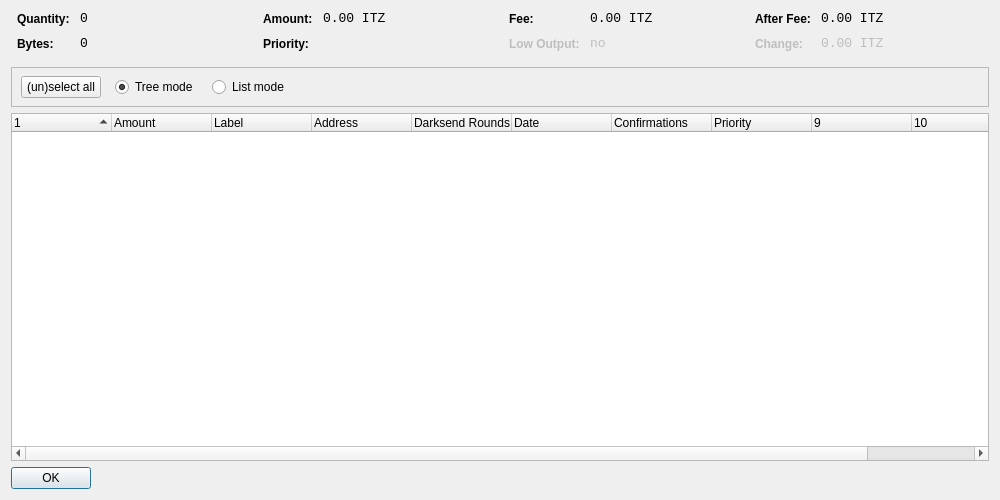
<?xml version="1.0" encoding="UTF-8"?>
<ui version="4.0">
 <class>CoinControlDialog</class>
 <widget class="QDialog" name="CoinControlDialog">
  <property name="geometry">
   <rect>
    <x>0</x>
    <y>0</y>
    <width>1000</width>
    <height>500</height>
   </rect>
  </property>
  <property name="windowTitle">
   <string>Coin Control</string>
  </property>
  <layout class="QVBoxLayout" name="verticalLayout">
   <item>
    <layout class="QHBoxLayout" name="horizontalLayoutTop" stretch="0,0,0,0">
     <property name="topMargin">
      <number>0</number>
     </property>
     <property name="bottomMargin">
      <number>10</number>
     </property>
     <item>
      <layout class="QFormLayout" name="formLayoutCoinControl1">
       <property name="horizontalSpacing">
        <number>10</number>
       </property>
       <property name="verticalSpacing">
        <number>10</number>
       </property>
       <property name="leftMargin">
        <number>6</number>
       </property>
       <property name="rightMargin">
        <number>6</number>
       </property>
       <item row="0" column="0">
        <widget class="QLabel" name="labelCoinControlQuantityText">
         <property name="styleSheet">
          <string notr="true">font-weight:bold;</string>
         </property>
         <property name="text">
          <string>Quantity:</string>
         </property>
        </widget>
       </item>
       <item row="0" column="1">
        <widget class="QLabel" name="labelCoinControlQuantity">
         <property name="font">
          <font>
           <family>Monospace</family>
           <pointsize>10</pointsize>
          </font>
         </property>
         <property name="cursor">
          <cursorShape>IBeamCursor</cursorShape>
         </property>
         <property name="contextMenuPolicy">
          <enum>Qt::ActionsContextMenu</enum>
         </property>
         <property name="text">
          <string notr="true">0</string>
         </property>
         <property name="textInteractionFlags">
          <set>Qt::LinksAccessibleByMouse|Qt::TextSelectableByKeyboard|Qt::TextSelectableByMouse</set>
         </property>
        </widget>
       </item>
       <item row="1" column="0">
        <widget class="QLabel" name="labelCoinControlBytesText">
         <property name="styleSheet">
          <string notr="true">font-weight:bold;</string>
         </property>
         <property name="text">
          <string>Bytes:</string>
         </property>
        </widget>
       </item>
       <item row="1" column="1">
        <widget class="QLabel" name="labelCoinControlBytes">
         <property name="font">
          <font>
           <family>Monospace</family>
           <pointsize>10</pointsize>
          </font>
         </property>
         <property name="cursor">
          <cursorShape>IBeamCursor</cursorShape>
         </property>
         <property name="contextMenuPolicy">
          <enum>Qt::ActionsContextMenu</enum>
         </property>
         <property name="text">
          <string notr="true">0</string>
         </property>
         <property name="textInteractionFlags">
          <set>Qt::LinksAccessibleByMouse|Qt::TextSelectableByKeyboard|Qt::TextSelectableByMouse</set>
         </property>
        </widget>
       </item>
      </layout>
     </item>
     <item>
      <layout class="QFormLayout" name="formLayoutCoinControl2">
       <property name="horizontalSpacing">
        <number>10</number>
       </property>
       <property name="verticalSpacing">
        <number>10</number>
       </property>
       <property name="leftMargin">
        <number>6</number>
       </property>
       <property name="rightMargin">
        <number>6</number>
       </property>
       <item row="0" column="0">
        <widget class="QLabel" name="labelCoinControlAmountText">
         <property name="styleSheet">
          <string notr="true">font-weight:bold;</string>
         </property>
         <property name="text">
          <string>Amount:</string>
         </property>
        </widget>
       </item>
       <item row="0" column="1">
        <widget class="QLabel" name="labelCoinControlAmount">
         <property name="font">
          <font>
           <family>Monospace</family>
           <pointsize>10</pointsize>
          </font>
         </property>
         <property name="cursor">
          <cursorShape>IBeamCursor</cursorShape>
         </property>
         <property name="contextMenuPolicy">
          <enum>Qt::ActionsContextMenu</enum>
         </property>
         <property name="text">
          <string notr="true">0.00 ITZ</string>
         </property>
         <property name="textInteractionFlags">
          <set>Qt::LinksAccessibleByMouse|Qt::TextSelectableByKeyboard|Qt::TextSelectableByMouse</set>
         </property>
        </widget>
       </item>
       <item row="1" column="0">
        <widget class="QLabel" name="labelCoinControlPriorityText">
         <property name="styleSheet">
          <string notr="true">font-weight:bold;</string>
         </property>
         <property name="text">
          <string>Priority:</string>
         </property>
        </widget>
       </item>
       <item row="1" column="1">
        <widget class="QLabel" name="labelCoinControlPriority">
         <property name="font">
          <font>
           <family>Monospace</family>
           <pointsize>10</pointsize>
          </font>
         </property>
         <property name="cursor">
          <cursorShape>IBeamCursor</cursorShape>
         </property>
         <property name="contextMenuPolicy">
          <enum>Qt::ActionsContextMenu</enum>
         </property>
         <property name="text">
          <string/>
         </property>
         <property name="textInteractionFlags">
          <set>Qt::LinksAccessibleByMouse|Qt::TextSelectableByKeyboard|Qt::TextSelectableByMouse</set>
         </property>
        </widget>
       </item>
      </layout>
     </item>
     <item>
      <layout class="QFormLayout" name="formLayoutCoinControl3">
       <property name="horizontalSpacing">
        <number>10</number>
       </property>
       <property name="verticalSpacing">
        <number>10</number>
       </property>
       <property name="leftMargin">
        <number>6</number>
       </property>
       <property name="rightMargin">
        <number>6</number>
       </property>
       <item row="0" column="0">
        <widget class="QLabel" name="labelCoinControlFeeText">
         <property name="styleSheet">
          <string notr="true">font-weight:bold;</string>
         </property>
         <property name="text">
          <string>Fee:</string>
         </property>
        </widget>
       </item>
       <item row="0" column="1">
        <widget class="QLabel" name="labelCoinControlFee">
         <property name="font">
          <font>
           <family>Monospace</family>
           <pointsize>10</pointsize>
          </font>
         </property>
         <property name="cursor">
          <cursorShape>IBeamCursor</cursorShape>
         </property>
         <property name="contextMenuPolicy">
          <enum>Qt::ActionsContextMenu</enum>
         </property>
         <property name="text">
          <string notr="true">0.00 ITZ</string>
         </property>
         <property name="textInteractionFlags">
          <set>Qt::LinksAccessibleByMouse|Qt::TextSelectableByKeyboard|Qt::TextSelectableByMouse</set>
         </property>
        </widget>
       </item>
       <item row="1" column="0">
        <widget class="QLabel" name="labelCoinControlLowOutputText">
         <property name="enabled">
          <bool>false</bool>
         </property>
         <property name="styleSheet">
          <string notr="true">font-weight:bold;</string>
         </property>
         <property name="text">
          <string>Low Output:</string>
         </property>
        </widget>
       </item>
       <item row="1" column="1">
        <widget class="QLabel" name="labelCoinControlLowOutput">
         <property name="enabled">
          <bool>false</bool>
         </property>
         <property name="font">
          <font>
           <family>Monospace</family>
           <pointsize>10</pointsize>
          </font>
         </property>
         <property name="cursor">
          <cursorShape>IBeamCursor</cursorShape>
         </property>
         <property name="contextMenuPolicy">
          <enum>Qt::ActionsContextMenu</enum>
         </property>
         <property name="text">
          <string notr="true">no</string>
         </property>
         <property name="textInteractionFlags">
          <set>Qt::LinksAccessibleByMouse|Qt::TextSelectableByKeyboard|Qt::TextSelectableByMouse</set>
         </property>
        </widget>
       </item>
      </layout>
     </item>
     <item>
      <layout class="QFormLayout" name="formLayoutCoinControl4">
       <property name="horizontalSpacing">
        <number>10</number>
       </property>
       <property name="verticalSpacing">
        <number>10</number>
       </property>
       <property name="leftMargin">
        <number>6</number>
       </property>
       <property name="rightMargin">
        <number>6</number>
       </property>
       <item row="0" column="0">
        <widget class="QLabel" name="labelCoinControlAfterFeeText">
         <property name="styleSheet">
          <string notr="true">font-weight:bold;</string>
         </property>
         <property name="text">
          <string>After Fee:</string>
         </property>
        </widget>
       </item>
       <item row="0" column="1">
        <widget class="QLabel" name="labelCoinControlAfterFee">
         <property name="font">
          <font>
           <family>Monospace</family>
           <pointsize>10</pointsize>
          </font>
         </property>
         <property name="cursor">
          <cursorShape>IBeamCursor</cursorShape>
         </property>
         <property name="contextMenuPolicy">
          <enum>Qt::ActionsContextMenu</enum>
         </property>
         <property name="text">
          <string notr="true">0.00 ITZ</string>
         </property>
         <property name="textInteractionFlags">
          <set>Qt::LinksAccessibleByMouse|Qt::TextSelectableByKeyboard|Qt::TextSelectableByMouse</set>
         </property>
        </widget>
       </item>
       <item row="1" column="0">
        <widget class="QLabel" name="labelCoinControlChangeText">
         <property name="enabled">
          <bool>false</bool>
         </property>
         <property name="styleSheet">
          <string notr="true">font-weight:bold;</string>
         </property>
         <property name="text">
          <string>Change:</string>
         </property>
        </widget>
       </item>
       <item row="1" column="1">
        <widget class="QLabel" name="labelCoinControlChange">
         <property name="enabled">
          <bool>false</bool>
         </property>
         <property name="font">
          <font>
           <family>Monospace</family>
           <pointsize>10</pointsize>
          </font>
         </property>
         <property name="cursor">
          <cursorShape>IBeamCursor</cursorShape>
         </property>
         <property name="contextMenuPolicy">
          <enum>Qt::ActionsContextMenu</enum>
         </property>
         <property name="text">
          <string notr="true">0.00 ITZ</string>
         </property>
         <property name="textInteractionFlags">
          <set>Qt::LinksAccessibleByMouse|Qt::TextSelectableByKeyboard|Qt::TextSelectableByMouse</set>
         </property>
        </widget>
       </item>
      </layout>
     </item>
    </layout>
   </item>
   <item>
    <widget class="QFrame" name="frame">
     <property name="minimumSize">
      <size>
       <width>0</width>
       <height>40</height>
      </size>
     </property>
     <property name="frameShape">
      <enum>QFrame::StyledPanel</enum>
     </property>
     <property name="frameShadow">
      <enum>QFrame::Sunken</enum>
     </property>
     <widget class="QWidget" name="horizontalLayoutWidget">
      <property name="geometry">
       <rect>
        <x>10</x>
        <y>0</y>
        <width>781</width>
        <height>41</height>
       </rect>
      </property>
      <layout class="QHBoxLayout" name="horizontalLayoutPanel" stretch="0,0,0,0,0">
       <property name="spacing">
        <number>14</number>
       </property>
       <item>
        <widget class="QPushButton" name="pushButtonSelectAll">
         <property name="sizePolicy">
          <sizepolicy hsizetype="Maximum" vsizetype="Fixed">
           <horstretch>0</horstretch>
           <verstretch>0</verstretch>
          </sizepolicy>
         </property>
         <property name="text">
          <string>(un)select all</string>
         </property>
        </widget>
       </item>
       <item>
        <widget class="QRadioButton" name="radioTreeMode">
         <property name="sizePolicy">
          <sizepolicy hsizetype="Maximum" vsizetype="Fixed">
           <horstretch>0</horstretch>
           <verstretch>0</verstretch>
          </sizepolicy>
         </property>
         <property name="text">
          <string>Tree mode</string>
         </property>
         <property name="checked">
          <bool>true</bool>
         </property>
        </widget>
       </item>
       <item>
        <widget class="QRadioButton" name="radioListMode">
         <property name="sizePolicy">
          <sizepolicy hsizetype="Maximum" vsizetype="Fixed">
           <horstretch>0</horstretch>
           <verstretch>0</verstretch>
          </sizepolicy>
         </property>
         <property name="text">
          <string>List mode</string>
         </property>
        </widget>
       </item>
       <item>
        <spacer name="horizontalSpacer">
         <property name="orientation">
          <enum>Qt::Horizontal</enum>
         </property>
         <property name="sizeHint" stdset="0">
          <size>
           <width>40</width>
           <height>20</height>
          </size>
         </property>
        </spacer>
       </item>
      </layout>
     </widget>
    </widget>
   </item>
   <item>
    <widget class="CoinControlTreeWidget" name="treeWidget">
     <property name="contextMenuPolicy">
      <enum>Qt::CustomContextMenu</enum>
     </property>
     <property name="sortingEnabled">
      <bool>false</bool>
     </property>
     <property name="columnCount">
      <number>11</number>
     </property>
     <attribute name="headerShowSortIndicator" stdset="0">
      <bool>true</bool>
     </attribute>
     <attribute name="headerStretchLastSection">
      <bool>false</bool>
     </attribute>
     <column>
      <property name="text">
       <string/>
      </property>
     </column>
     <column>
      <property name="text">
       <string>Amount</string>
      </property>
     </column>
     <column>
      <property name="text">
       <string>Label</string>
      </property>
     </column>
     <column>
      <property name="text">
       <string>Address</string>
      </property>
     </column>
     <column>
      <property name="text">
       <string>Darksend Rounds</string>
      </property>
    </column>
     <column>
      <property name="text">
       <string>Date</string>
      </property>
     </column>
     <column>
      <property name="text">
       <string>Confirmations</string>
      </property>
      <property name="toolTip">
       <string>Confirmed</string>
      </property>
     </column>
     <column>
      <property name="text">
       <string>Priority</string>
      </property>
     </column>
     <column>
      <property name="text">
       <string/>
      </property>
     </column>
     <column>
      <property name="text">
       <string/>
      </property>
     </column>
     <column>
      <property name="text">
       <string/>
      </property>
     </column>
     <column>
      <property name="text">
       <string/>
      </property>
     </column>
    </widget>
   </item>
   <item>
    <widget class="QDialogButtonBox" name="buttonBox">
     <property name="sizePolicy">
      <sizepolicy hsizetype="Maximum" vsizetype="Fixed">
       <horstretch>0</horstretch>
       <verstretch>0</verstretch>
      </sizepolicy>
     </property>
     <property name="orientation">
      <enum>Qt::Horizontal</enum>
     </property>
     <property name="standardButtons">
      <set>QDialogButtonBox::Ok</set>
     </property>
    </widget>
   </item>
  </layout>
 </widget>
 <customwidgets>
  <customwidget>
   <class>CoinControlTreeWidget</class>
   <extends>QTreeWidget</extends>
   <header>coincontroltreewidget.h</header>
  </customwidget>
 </customwidgets>
 <resources/>
 <connections/>
</ui>
